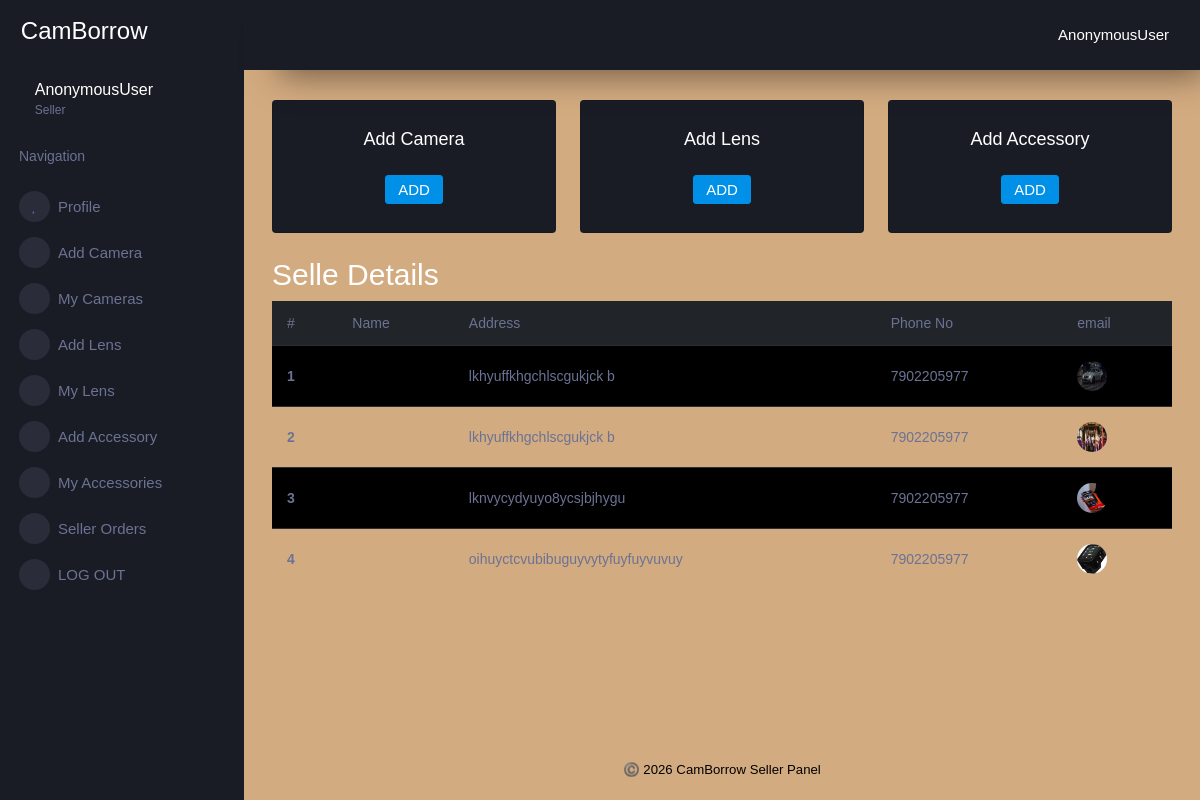
The app's page /seller_list, older data.
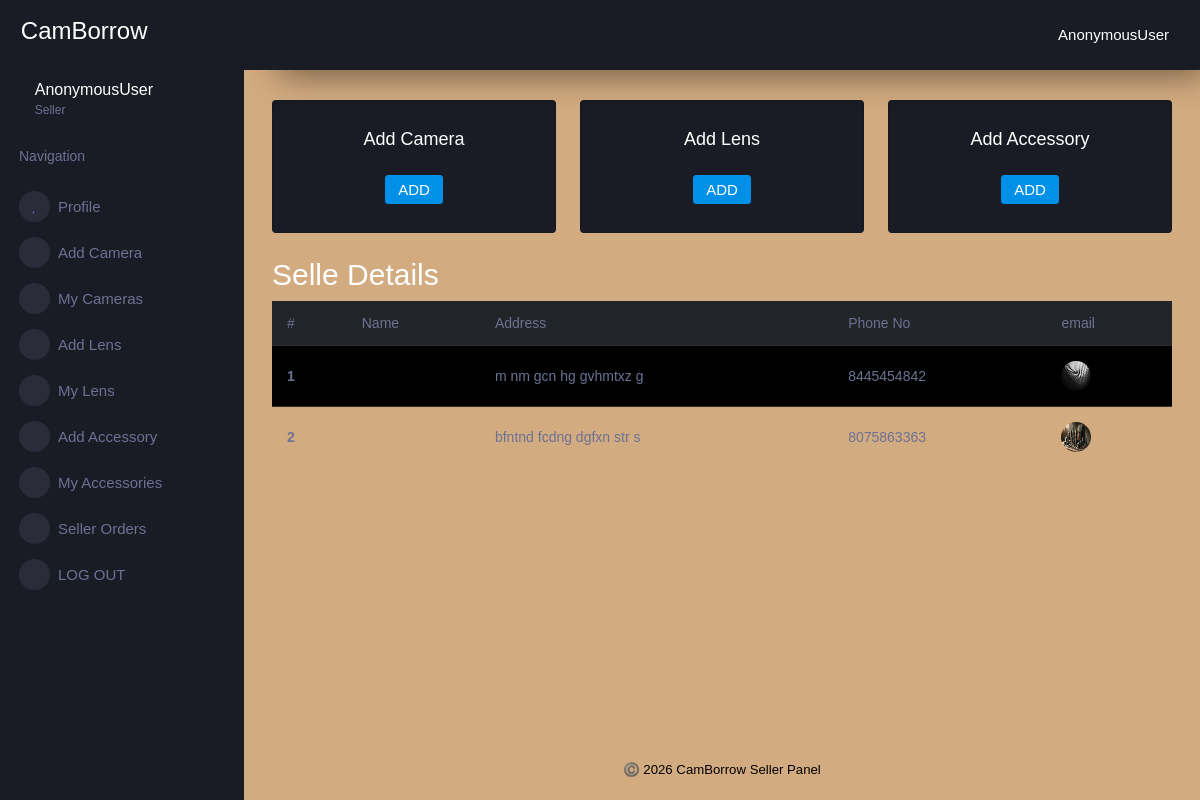
The same page, newer data.
### cam_borrow/models.py (models this page shows)
class Seller(models.Model):
    seller_detail = models. OneToOneField("Login", on_delete=models.CASCADE)
    shop_name = models.CharField( max_length=100)
    phone =models.CharField( max_length=100)
    address =models.TextField()
    email = models.EmailField()
    id_proof = models.FileField(upload_to='documents/')

### cam_borrow/sellerviews.py (the view)
# urls.py: path("seller_list", sellerviews.seller_list, name="seller_list"),
def seller_list(request):
    data=Seller.objects.all()
    return render(request,'seller/seller_list.html',{'data':data})

### templates/seller/seller_list.html (shortened to what this page needs)
{% extends "seller/sellerbase.html" %}
{% block content %}
<h2>Selle Details</h2>
<table class="table table-striped">
  <thead class="table-dark">
    <tr>
      <th scope="col">#</th>
      <th scope="col">Name</th>
        <th scope="col">Address</th>
        <th scope="col">Phone No</th>
        <th scope="col">email</th>
    </tr>
  </thead>
  <tbody>
    {% for i in data %}
    <tr>
      <th scope="row">{{ forloop.counter }}</th>
      <td>{{ i.name }}</td>
      <td>{{ i.address }}</td>
        <td>{{i.phone}}</td>
      <td><img src="{{i.id_proof.url}}" height="100px" width="100px"></td>
    </tr>
    {% endfor %}
  </tbody>
</table>
{% endblock %}

Row changes from the older to the newer data that the page shows:
removed Seller: address "lknvycydyuyo8ycsjbjhygu", phone "7902205977", id_proof (picture)
removed Seller: address "oihuyctcvubibuguyvytyfuyfuyvuvuy", phone "7902205977", id_proof (picture)
changed Seller: address "lkhyuffkhgchlscgukjck b" → "m nm gcn hg gvhmtxz g"; phone "7902205977" → "8445454842"; id_proof: a different picture
changed Seller: address "lkhyuffkhgchlscgukjck b" → "bfntnd fcdng dgfxn str s"; phone "7902205977" → "8075863363"; id_proof: a different picture
